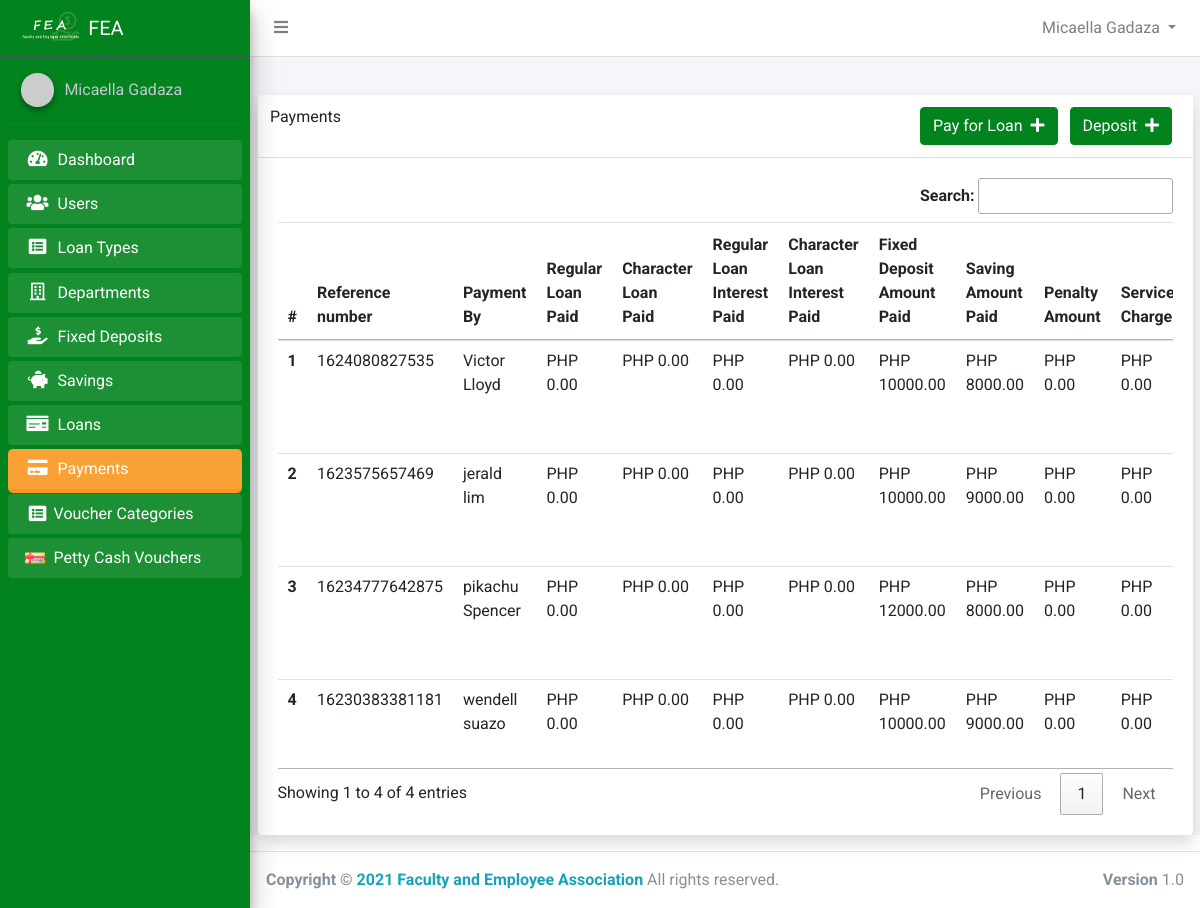
The page /admin/payments.php (signed in) on the database its author committed.
### tables this page shows
CREATE TABLE `users` (
  `id` int(11) NOT NULL,
  `account_number` varchar(50) NOT NULL,
  `firstname` varchar(50) NOT NULL,
  `middlename` varchar(50) NOT NULL,
  `lastname` varchar(50) NOT NULL,
  `home_address` varchar(255) NOT NULL,
  `permanent_address` varchar(255) NOT NULL,
  `gender` varchar(50) NOT NULL,
  `birth_date` varchar(255) DEFAULT NULL,
  `contact_number` varchar(50) NOT NULL,
  `email` varchar(50) NOT NULL,
  `password` varchar(50) NOT NULL,
  `position_id` int(11) DEFAULT NULL,
  `sg` int(11) NOT NULL,
  `employment_status` varchar(50) NOT NULL,
  `department_id` int(11) NOT NULL,
  `name_of_spouse` varchar(100) NOT NULL,
  `fathers_name` varchar(100) NOT NULL,
  `mothers_maiden_name` varchar(50) NOT NULL,
  `beneficiary` varchar(255) NOT NULL,
  `paid_membership` tinyint(1) NOT NULL DEFAULT 0,
  `active` tinyint(1) NOT NULL DEFAULT 0,
  `reason1` text DEFAULT NULL,
  `reason2` text DEFAULT NULL,
  `reason3` text DEFAULT NULL,
  `approved_by_m1` int(11) DEFAULT NULL,
  `approved_by_m2` int(11) DEFAULT NULL,
  `approved_by_m3` int(11) DEFAULT NULL,
  `approved_by_president` tinyint(1) NOT NULL DEFAULT 0,
  `reason_for_decline` text DEFAULT NULL,
  `created_at` timestamp NOT NULL DEFAULT current_timestamp()
);

CREATE TABLE `payments` (
  `id` int(11) NOT NULL,
  `reference_number` varchar(50) NOT NULL,
  `payment_by` varchar(50) DEFAULT NULL,
  `payment_amount` double DEFAULT NULL,
  `payment_saving` double DEFAULT NULL,
  `payment_fixed_deposit` double DEFAULT NULL,
  `payment_saving_withdraw` double DEFAULT NULL,
  `loan_id` int(11) DEFAULT NULL,
  `user_id` int(11) DEFAULT NULL,
  `has_penalty` tinyint(1) DEFAULT 0,
  `paid_at` timestamp NOT NULL DEFAULT current_timestamp(),
  `loan_type_id` int(11) DEFAULT NULL,
  `interest_amount` double DEFAULT NULL
);

### app/config/config.php (called while the page is built, shortened)
<?php
class Connection
{
    public $conn;
    public function __construct()
    {
        try {
            $dsn = 'mysql:host=' . HOST . ';dbname=' . DB_NAME;
            $this->conn = new PDO($dsn, USERNAME, PASSWORD);
            $this->conn->setAttribute(PDO::ATTR_DEFAULT_FETCH_MODE, PDO::FETCH_OBJ);
            $this->conn->setAttribute(PDO::ATTR_EMULATE_PREPARES, false);
        } catch (PDOException $e) {
            echo "Error!: " . $e->getMessage() . "<br/>";
            die();
        }
        return $this->conn;
    }
}

### core.php (called while the page is built, shortened)
<?php
require_once 'app/config/config.php';
require_once 'app/models/User.php';
$user = new User();

### app/models/User.php (called while the page is built, shortened)
<?php
class User extends Connection
{
    public static function Auth()
    {
        if (isset($_SESSION['id'])) {
            return true;
        } else {
            return false;
        }
    }
    public function getFullName()
    {
        if (self::Auth()) {
            $user = $this->getUser();
            return ucwords($user->firstname) . ' ' . ucwords($user->lastname);
        } else {
            return 'Guess';
        }
    }
    public function getUser()
    {
        if (self::Auth()) {
            $sql = "SELECT * FROM users WHERE id=:id AND active=1 AND paid_membership=1";
            $stmt = $this->conn->prepare($sql);
            $stmt->execute(['id' => $_SESSION['id']]);
            $user = $stmt->fetch();
            return $user;
        }
    }
}

### app/controllers/admin/PaymentController.php (called while the page is built, shortened)
<?php
class Payment extends Connection
{
    public function index()
    {
        $sql = "SELECT * FROM payments ORDER BY id DESC";
        $stmt = $this->conn->query($sql);
        return $stmt->fetchAll();
    }
    public function getLoans()
    {
        $sql = "SELECT * FROM loans WHERE status='approved'";
        $stmt = $this->conn->query($sql);
        return $stmt->fetchAll();
    }
}

### app/helpers/showPrice.php (called while the page is built)
<?php
function formatDecimal($num)
{
    return  number_format((float)$num, 2, '.', '');
}

### admin/payments.php (the view, shortened to what this page needs)
<?php
require_once '../core.php';
require_once '../app/includes/admin/header.php';
$activePayment = new Payment();
$payments = $activePayment->index();
$loans = $activePayment->getLoans();
$regular_loan_paid = 0;
$character_loan_paid = 0;
$regular_loan_interest_paid = 0;
$character_loan_interest_paid = 0;
?>
<div class="container">
    <div class="card shadow">
        <div class="card-header">
            <div class="row">
                <div>
                    <h4>Payments</h4>
                </div>
                <div class="ml-auto">
                    <?php if ($loans) : ?>
                        <a href="<?php echo 'payment_create_loan.php' ?>" class="btn btn-primary ml-auto mr-2">Pay for Loan<i class="ml-2 fas fa-plus text-light"></i></a>
                    <?php endif ?>
                    <a href="<?php echo 'payment_create.php' ?>" class="btn btn-primary ml-auto mr-2">Deposit<i class="ml-2 fas fa-plus text-light"></i></a>
                </div>
            </div>
        </div>
        <div class="card-body">
            <div class="table-responsive">
                <?php if ($payments) : ?>
                    <table class="table" id="myTable">
                        <thead>
                            <tr>
                                <th scope="col">#</th>
                                <th scope="col">Reference number</th>
                                <th scope="col">Payment By</th>
                                <th scope="col">Regular Loan Paid</th>
                                <th scope="col">Character Loan Paid</th>
                                <th scope="col">Regular Loan Interest Paid</th>
                                <th scope="col">Character Loan Interest Paid</th>
                                <th scope="col">Fixed Deposit Amount Paid</th>
                                <th scope="col">Saving Amount Paid</th>
                                <th scope="col">Penalty Amount </th>
                                <th scope="col">Service Charge</th>
                            </tr>
                        </thead>
                        <tbody>
                            <?php foreach ($payments as $key => $payment) : ?>
                                <tr>
                                    <th scope="row"><?php echo $key + 1 ?></th>
                                    <td><?php echo $payment->reference_number ?></td>
                                    <td><?php echo $payment->payment_by ?></td>
                                    <td>PHP <?php echo formatDecimal($regular_loan_paid) ?></td>
                                    <td>PHP <?php echo formatDecimal($character_loan_paid) ?></td>
                                    <td>PHP <?php echo formatDecimal($regular_loan_interest_paid) ?></td>
                                    <td>PHP <?php echo formatDecimal($character_loan_interest_paid) ?></td>
                                    <td>PHP <?php echo formatDecimal($payment->payment_fixed_deposit) ?></td>
                                    <td>PHP <?php echo formatDecimal($payment->payment_saving) ?></td>
                                    <?php if ($payment->has_penalty) : ?>
                                        <?php $penalty_amount = $activePayment->getPenalty($payment->loan_id, $payment->id)->amount ?>
                                        <td>PHP <?php echo formatDecimal($penalty_amount) ?></td>
                                    <?php else : ?>
                                        <td>PHP 0.00</td>
                                    <?php endif; ?>
                                    <?php if ($payment->has_penalty) : ?>
                                        <?php $service_charge = $activePayment->getPenalty($payment->loan_id, $payment->id)->service_fee ?>
                                        <td>PHP <?php echo formatDecimal($activePayment->getPenalty($payment->loan_id, $payment->id)->service_fee) ?></td>
                                    <?php else : ?>
                                        <td>PHP 0.00</td>
                                    <?php endif; ?>
                                </tr>
                            <?php endforeach; ?>
                        </tbody>
                    </table>
                <?php else : ?>
                    <h2 class="text-secondary text-center">No Payment Yet</h2>
                <?php endif; ?>
            </div>
        </div>
    </div>
</div>
</div>
<?php require_once  '../app/includes/admin/footer.php' ?>

### app/includes/admin/navbar.php (shortened to what this page needs)
<nav class="main-header navbar navbar-expand navbar-white navbar-light">
    <ul class="navbar-nav" style="width:100%;">
        <li class="nav-item">
            <a class="nav-link" data-widget="pushmenu" href="#" role="button"><i class="fas fa-bars"></i></a>
        </li>
        <li class="nav-item dropdown" style="margin-left:auto">
            <a id="navbarDropdown" class="nav-link dropdown-toggle" href="#" role="button" data-toggle="dropdown" aria-haspopup="true" aria-expanded="false" v-pre>
                <?php echo $user->getFullName() ?>
            </a>
        </li>
    </ul>
</nav>

### app/includes/admin/sidebar.php (shortened to what this page needs)
<div class="sidebar">
    <div class="user-panel mt-3 pb-3 mb-3 d-flex">
        <div class="image">
            <img src="https://ui-avatars.com/api/?name=<?php echo $user->getFullName() ?>" class="img-circle elevation-2" alt="User Image">
        </div>
        <div class="info">
            <a href="" class="d-block"><?php echo $user->getFullName() ?></a>
        </div>
    </div>
    <nav class="mt-2">
        <ul class="nav nav-pills nav-sidebar flex-column" data-widget="treeview" role="menu" data-accordion="false">
            <?php if ($_SESSION['position_id'] == 1) : ?>
                <li class="nav-item menu-open
                <?php echo (strpos(CURRENT_URL, 'dashboard') !== false) ? 'active' : '' ?>
                ">
                    <a href="<?php echo BASE_URL . '/admin/dashboard.php' ?>" class="nav-link">
                        <i class="nav-icon fas fa-tachometer-alt"></i>
                        <p>
                            Dashboard
                        </p>
                    </a>
                </li>
                <li class="nav-item menu-open
            <?php echo (strpos(CURRENT_URL, 'admin_user') !== false) ? 'active' : '' ?>
            ">
                    <a href="<?php echo BASE_URL . 'admin/admin_users.php' ?>" class="nav-link">
                        <i class="nav-icon fas fa-users"></i>
                        <p>
                            Users
                        </p>
                    </a>
                </li>
                <li class="nav-item menu-open
            <?php echo (strpos(CURRENT_URL, 'type') !== false) ? 'active' : '' ?>
            ">
                    <a href="<?php echo BASE_URL . 'admin/types.php' ?>" class="nav-link ">
                        <i class="nav-icon fa fa-list-alt"></i>
                        <p>
                            Loan Types
                        </p>
                    </a>
                </li>
                <li class="nav-item menu-open
            <?php echo (strpos(CURRENT_URL, 'department') !== false) ? 'active' : '' ?>
            ">
                    <a href="<?php echo BASE_URL . 'admin/departments.php' ?>" class="nav-link">
                        <i class="nav-icon far fa-building"></i>
                        <p>
                            Departments
                        </p>
                    </a>
                </li>
                <li class="nav-item menu-open
            <?php echo (strpos(CURRENT_URL, 'deposit') !== false) ? 'active' : '' ?>
            ">
                    <a href="<?php echo BASE_URL . 'admin/fixed_deposits.php' ?>" class="nav-link">
                        <i class="nav-icon fas fa-hand-holding-usd"></i>
                        <p>
                            Fixed Deposits
                        </p>
                    </a>
                </li>
                <li class="nav-item menu-open
            <?php echo (strpos(CURRENT_URL, 'saving') !== false) ? 'active' : '' ?>
            ">
                    <a href="<?php echo BASE_URL . 'admin/savings.php' ?>" class="nav-link">
                        <i class="nav-icon fas fa-piggy-bank"></i>
                        <p>
                            Savings
                        </p>
                    </a>
                </li>
                <li class="nav-item menu-open
            <?php echo (strpos(CURRENT_URL, 'admin/loan') !== false) ? 'active' : '' ?>
            ">
                    <a href="<?php echo BASE_URL . 'admin/loans.php' ?>" class=" nav-link ">
                        <i class="nav-icon fas fa-money-check"></i>
                        <p>
                            Loans
                        </p>
                    </a>
                </li>
                <li class="nav-item menu-open
            <?php echo (strpos(CURRENT_URL, 'payment') !== false) ? 'active' : '' ?>
            ">
                    <a href="<?php echo BASE_URL . 'admin/payments.php' ?>" class=" nav-link ">
                        <i class="nav-icon fas fa-credit-card"></i>
                        <p>
                            Payments
                        </p>
                    </a>
                </li>
                <li class="nav-item menu-open
            <?php echo (strpos(CURRENT_URL, 'admin/categor') !== false) ? 'active' : '' ?>
            ">
                    <a href="<?php echo BASE_URL . 'admin/categories_voucher.php' ?>" class=" nav-link d-flex align-items-center">
                        <i class="nav-icon fa fa-list-alt"></i>
                        <p>
                            Voucher Categories
                        </p>
                    </a>
                </li>
                <li class="nav-item menu-open
            <?php echo (strpos(CURRENT_URL, 'admin/voucher') !== false) ? 'active' : '' ?>
            ">
                    <a href="<?php echo BASE_URL . 'admin/vouchers.php' ?>" class=" nav-link d-flex align-items-center">
                        <i class="nav-icon">
                            <img src="../assets/img/voucher_icon.svg" alt="" width="20px" height="25px">
                        </i>
                        <p>
                            Petty Cash Vouchers
                        </p>
                    </a>
                </li>
            <?php endif ?>
        </ul>
    </nav>
</div>

### assets/admin/css/admin.css (style rules this page uses)
.sidebar { background: rgb(3, 131, 30); }
.btn-primary { background-color: rgb(3, 131, 30) !important; border-color: rgb(3, 131, 30) !important; }
.menu-open { margin-bottom: 1px !important; }
.active { background: #f8961e; border-radius: 5px; }

### app/includes/admin/header.php (style rules this page uses)
body { font-family: 'Roboto', sans-serif; }

### rows shown on the page
users: $user->getFullName() "Micaella Gadaza"
payments: reference_number "1624080827535", payment_by "Victor Lloyd", payment_fixed_deposit "10000.00", payment_saving "8000.00", has_penalty "PHP 0.00"
payments: reference_number "1623575657469", payment_by "jerald lim", payment_fixed_deposit "10000.00", payment_saving "9000.00", has_penalty "PHP 0.00"
payments: reference_number "16234777642875", payment_by "pikachu Spencer", payment_fixed_deposit "12000.00", payment_saving "8000.00", has_penalty "PHP 0.00"
payments: reference_number "16230383381181", payment_by "wendell suazo", payment_fixed_deposit "10000.00", payment_saving "9000.00", has_penalty "PHP 0.00"
